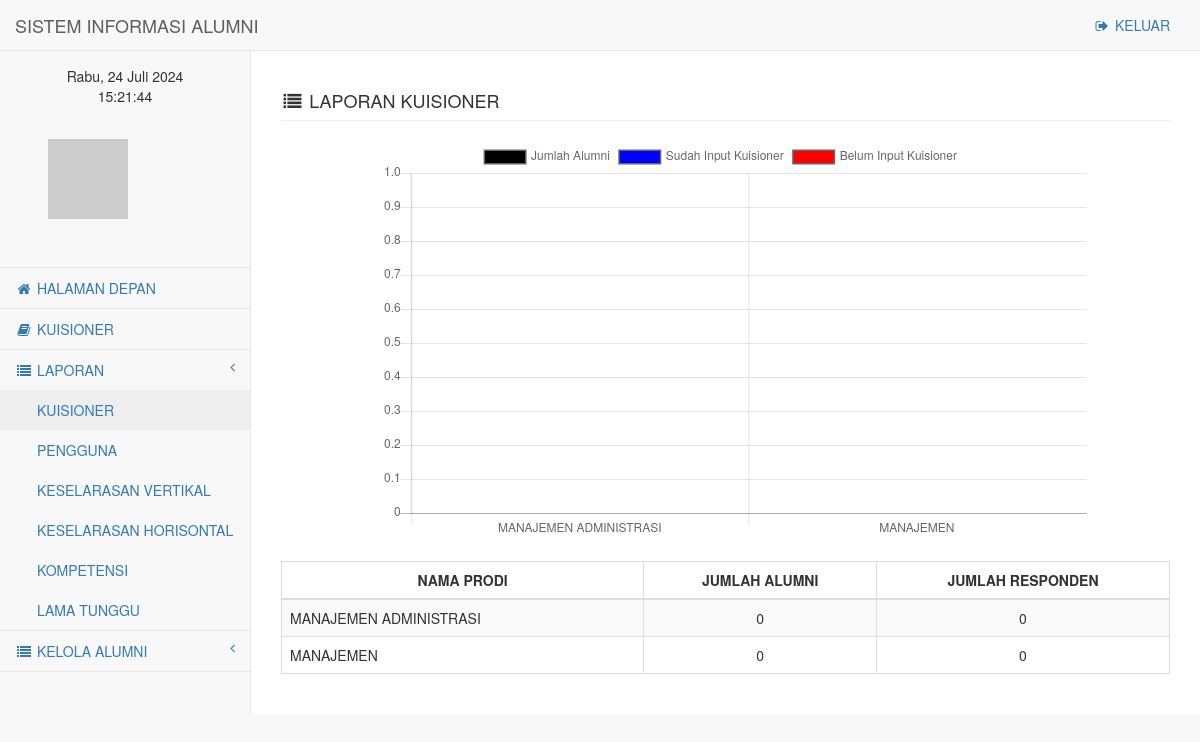
/administrator/laporan_kuisioner.php (signed in), run on the app's committed database.
### tables this page shows
CREATE TABLE `programstudi` (
  `id` int(11) NOT NULL,
  `kode` varchar(7) NOT NULL,
  `nama_prodi` varchar(50) NOT NULL,
  `jenjang` enum('D3','S1','S2','S3','Profesi') NOT NULL,
  `user_id` int(11) NOT NULL,
  `created_at` datetime NOT NULL,
  `updated_at` datetime NOT NULL,
  `status` bit(1) NOT NULL DEFAULT b'0'
);

### administrator/laporan_kuisioner.php (the view, shortened to what this page needs)
<!DOCTYPE html>
<html lang="en">
    <head>
        <link href="../vendor/bootstrap/css/bootstrap.min.css" rel="stylesheet">
        <link href="../vendor/metisMenu/metisMenu.min.css" rel="stylesheet">
        <link href="../dist/css/sb-admin-2.css" rel="stylesheet">
        <link href="../vendor/morrisjs/morris.css" rel="stylesheet">
        <link href="../vendor/font-awesome/css/font-awesome.min.css" rel="stylesheet" type="text/css">
        <link href="../vendor/datatables-plugins/dataTables.bootstrap.css" rel="stylesheet">
        <link href="../vendor/datatables-responsive/dataTables.responsive.css" rel="stylesheet">
    </head>
    <body onload="tampilkanwaktu(); setInterval('tampilkanwaktu()', 1000);">
        <div id="wrapper">
            <nav class="navbar navbar-default navbar-static-top" role="navigation" style="margin-bottom: 0">
                <?php include 'sidebar_menu.php'; ?>
            </nav>
            <div id="page-wrapper">
                <div class="row">
                    <div class="col-lg-12">
                        <h4 class="page-header"><i class="fa fa-list fa-fw"></i> LAPORAN KUISIONER</h4>
                        <div style="width: 800px;margin: 0px auto;">
                            <canvas id="myChart"></canvas>
                        </div>
                        <br/>
                    </div>
                </div>
                <div class="row">
                    <div class="col-lg-12">
                        <table width="100%" class="table table-striped table-bordered table-hover">
                            <thead>
                                <tr>
                                    <th style="text-align: center">NAMA PRODI</th>
                                    <th style="text-align: center">JUMLAH ALUMNI</th>
                                    <th style="text-align: center">JUMLAH RESPONDEN</th>
                                </tr>
                            </thead>
                            <tbody>
                                <?php
                                $result = mysqli_query($mysqli, "SELECT * FROM  programstudi WHERE status='1'");
                                while ($data = mysqli_fetch_array($result)) {
                                    $prodi_id = $data['id'];
                                    ?>
                                    <tr>
                                        <td><?php echo strtoupper($data['nama_prodi']); ?></td>
                                        <?php
                                        $alumni = mysqli_query($mysqli, "SELECT * FROM alumni WHERE prodi_id='$prodi_id'");
                                        $count_alumni = mysqli_num_rows($alumni);
                                        ?>
                                        <td style="text-align: center"><?php echo $count_alumni; ?></td>
                                        <?php
                                        $kuisioner = mysqli_query($mysqli, "SELECT * FROM kuisioner k, alumni m WHERE m.nim=k.nim AND m.nikey=k.nikey AND m.prodi_id='$prodi_id' AND k.status='1'");
                                        $count_responden = mysqli_num_rows($kuisioner);
                                        ?>
                                        <td style="text-align: center"><?php echo $count_responden; ?></td>
                                    </tr>
                                <?php } ?>
                            </tbody>
                        </table>
                        <br />
                    </div>
                </div>
            </div>
        </div>
        <?php
        $alumni_1 = mysqli_query($mysqli, "SELECT * FROM alumni WHERE prodi_id='1'");
        $count_alumni_1 = mysqli_num_rows($alumni_1);
        $alumni_2 = mysqli_query($mysqli, "SELECT * FROM alumni WHERE prodi_id='2'");
        $count_alumni_2 = mysqli_num_rows($alumni_2);
        $kuisioner_1 = mysqli_query($mysqli, "SELECT * FROM kuisioner k, alumni m WHERE m.nim=k.nim AND m.nikey=k.nikey AND m.prodi_id='1' AND k.status='1'");
        $count_responden_1 = mysqli_num_rows($kuisioner_1);
        $kuisioner_2 = mysqli_query($mysqli, "SELECT * FROM kuisioner k, alumni m WHERE m.nim=k.nim AND m.nikey=k.nikey AND m.prodi_id='2' AND k.status='1'");
        $count_responden_2 = mysqli_num_rows($kuisioner_2);
        ?>
        <script>
            var ctx = document.getElementById("myChart").getContext('2d');
            var myChart = new Chart(ctx, {
                type: 'bar',
                data: {
                    labels: ["MANAJEMEN ADMINISTRASI", "MANAJEMEN"],
                    datasets: [{
                            label: 'Jumlah Alumni',
                            data: [<?php echo $count_alumni_1; ?>, <?php echo $count_alumni_2; ?>],
                            borderColor: ['black', 'black'],
                            backgroundColor: ['black', 'black'],
                            borderWidth: 3,
                            pointRadius: 5,
                        }, {
                            label: 'Sudah Input Kuisioner',
                            data: [<?php echo $count_responden_1; ?>, <?php echo $count_responden_2; ?>],
                            borderColor: ['blue', 'blue'],
                            backgroundColor: ['blue', 'blue'],
                            borderWidth: 3,
                            pointRadius: 5,
                        }, {
                            label: 'Belum Input Kuisioner',
                            data: [<?php echo $count_alumni_1 - $count_responden_1; ?>, <?php echo $count_alumni_2 - $count_responden_2; ?>],
                            borderColor: ['red', 'red'],
                            backgroundColor: ['red', 'red'],
                            borderWidth: 3,
                            pointRadius: 5,
                        }]
                },
                options: {
                    scales: {
                        yAxes: [{
                                ticks: {
                                    beginAtZero: true
                                }
                            }]
                    }
                }
            });
        </script>
    </body>
</html>

### data on the page
programstudi: nama_prodi "MANAJEMEN ADMINISTRASI", count_alumni "0", count_responden "0"
programstudi: nama_prodi "MANAJEMEN", count_alumni "0", count_responden "0"

### other printed values
chart data {{ $count_alumni_1 }} 0
chart data {{ $count_alumni_2 }} 0
chart data {{ $count_responden_1 }} 0
chart data {{ $count_responden_2 }} 0
